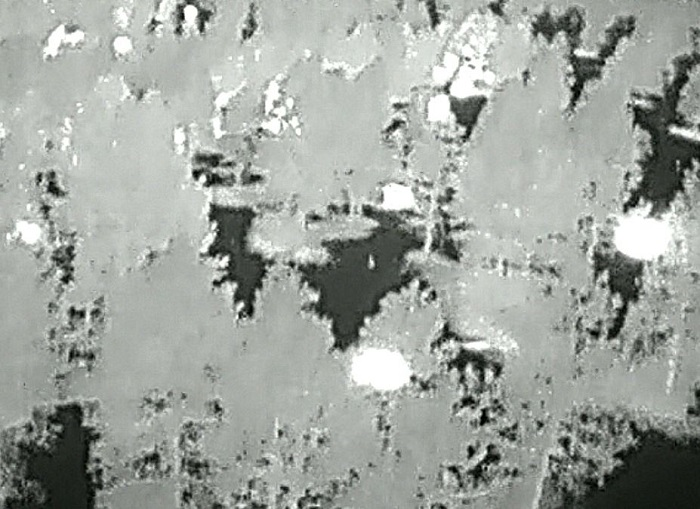
%> input picture Nature Inspired Image Segmentation/white.JPG, 700 x 509 px
$ octave white.m   (GNU Octave 9; MATLAB toolbox functions it lacks are replaced by stand-ins)
%> lines starting %> are read from the running program, lines starting %| are printed output that depends on the picture; in (x1, y1, x2, y2) boxes, pixels count from 0 and x2, y2 are one past the last pixel; in counts of white or black regions, pixels touching at a corner belong together; the program's own positions count from 1
### Nature Inspired Image Segmentation/bees.m
function [BestCost,x,f] = bees(img_gray, NS, itr, popl)

CostFunction=@(x,img_gray) contra(x,img_gray);    % Cost Function

nVar=NS;            % Number of Decision Variables
VarSize = [1 nVar];       % Decision Variables Matrix Size
VarMin = 0;             % Decision Variables Lower Bound
VarMax = 0.9;             % Decision Variables Upper Bound

%% Bees Algorithm Parameters
MaxIt = itr;          % Maximum Number of Iterations
nScoutBee = popl;                           % Number of Scout Bees
nSelectedSite = round(0.5*nScoutBee);     % Number of Selected Sites
nEliteSite = round(0.4*nSelectedSite);    % Number of Selected Elite Sites
nSelectedSiteBee = round(0.5*nScoutBee);  % Number of Recruited Bees for Selected Sites
nEliteSiteBee = 2*nSelectedSiteBee;       % Number of Recruited Bees for Elite Sites
r = 0.1*(VarMax-VarMin);	% Neighborhood Radius
rdamp = 0.95;             % Neighborhood Radius Damp Rate

%% Initialization
% Empty Bee Structure
empty_bee.Position = [];
empty_bee.Cost = [];

% Initialize Bees Array
bee = repmat(empty_bee, nScoutBee, 1);
% Create New Solutions
for i = 1:nScoutBee
bee(i).Position = unifrnd(VarMin, VarMax, VarSize);
bee(i).Cost = CostFunction(bee(i).Position,img_gray);
end
% Sort
[~, SortOrder] = sort([bee.Cost]);
bee = bee(SortOrder);
% Update Best Solution Ever Found
BestSol = bee(1);
% Array to Hold Best Cost Values
BestCost = zeros(MaxIt, 1);

%% Bees Algorithm Main Loop
for it = 1:MaxIt
% Elite Sites
for i = 1:nEliteSite
bestnewbee.Cost = inf;
for j = 1:nEliteSiteBee
newbee.Position = PerformBeeDance(bee(i).Position, r);
newbee.Cost = CostFunction(newbee.Position,img_gray);
if newbee.Cost<bestnewbee.Cost
bestnewbee = newbee;
end
end
if bestnewbee.Cost<bee(i).Cost
bee(i) = bestnewbee;
end
end
% Selected Non-Elite Sites
for i = nEliteSite+1:nSelectedSite
bestnewbee.Cost = inf;
for j = 1:nSelectedSiteBee
newbee.Position = PerformBeeDance(bee(i).Position, r);
newbee.Cost = CostFunction(newbee.Position,img_gray);
if newbee.Cost<bestnewbee.Cost
bestnewbee = newbee;
end
end
if bestnewbee.Cost<bee(i).Cost
bee(i) = bestnewbee;
end
end
% Non-Selected Sites
for i = nSelectedSite+1:nScoutBee
bee(i).Position = unifrnd(VarMin, VarMax, VarSize);
bee(i).Cost = CostFunction(bee(i).Position,img_gray);
end
% Sort
[~, SortOrder] = sort([bee.Cost]);
bee = bee(SortOrder);
% Update Best Solution Ever Found
BestSol = bee(1);
% Store Best Cost Ever Found
BestCost(it) = BestSol.Cost;
% Display Iteration Information
disp(['Iteration ' num2str(it) ': Best Cost = ' num2str(BestCost(it))]);
% Damp Neighborhood Radius
r = r*rdamp;
end

f= BestCost(end);
x= BestSol.Position;

end

### Nature Inspired Image Segmentation/contra.m

function result= contra(x,B);

bins=16;
[h d]=histeq(B,bins);
ps1=psnr(B,h);

if ps1 > 20
    res=d;
else
%     bins=bins*2;
    res=d;
end

result=res;
end

### Nature Inspired Image Segmentation/white.m

clear;
img=imread('white.jpg');
%> img is the input picture: size 509x700x3 uint8; mean R, G, B 159.5, 164.4, 158.5
org=img;
% Channels intensity adjustment
r = img(:, :, 1);g = img(:, :, 2);b = img(:, :, 3);
h1=imadjust(r);h2=imadjust(g);h3=imadjust(b);
%> after `h1=imadjust(r)`:
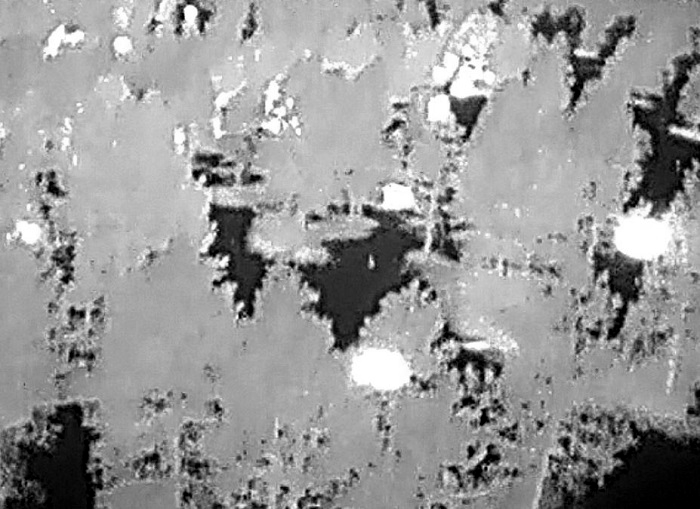
%> h1: size 509x700 uint8; min 0, max 255, mean 151
% Sharp
sharp1= imsharpen(h1,'Radius',2,'Amount',1);
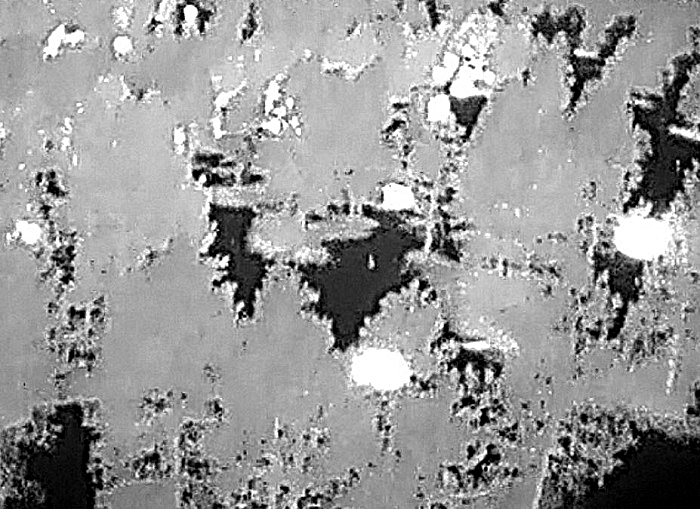
%> sharp1: size 509x700 uint8; min 0, max 255, mean 151.1
sharp2= imsharpen(h2,'Radius',2,'Amount',1);
sharp3= imsharpen(h3,'Radius',2,'Amount',1);
sharped=cat(3,sharp1,sharp2,sharp3);
% Denoise
denoise1 = medfilt2(sharp1,[3 3]);
denoise2 = medfilt2(sharp2,[3 3]);
denoise3 = medfilt2(sharp3,[3 3]);
denoised=cat(3,denoise1,denoise2,denoise3);

img=cat(3,h1,h2,h3);
gray=rgb2gray(img);
gray = medfilt2(gray,[3 3]);
% Pre-processing
sizimg=size(img);
%> sizimg = [509 700 3]
for i=1:sizimg(1,1)
for j=1:sizimg(1,2)
if r(i,j)>252 && g(i,j)>252 && b(i,j)252
fire(i,j)=1;
fire2(i,j)=1;
else
fire(i,j)=gray(i,j);
fire2(i,j)=0;
end;end;end;
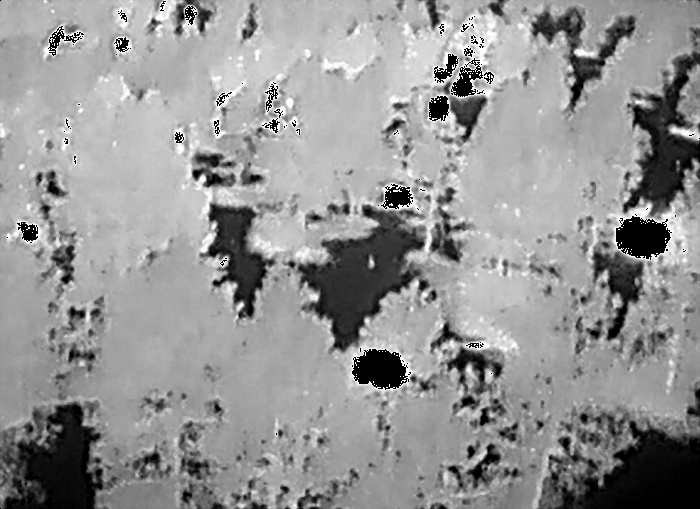
%> fire: size 509x700 uint8; min 0, max 255, mean 148.1
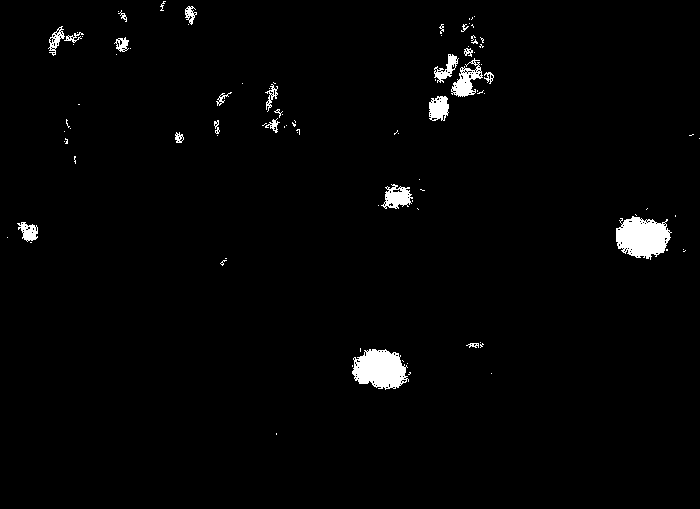
%> fire2: size 509x700 double; values 0 (black) and 1 (white), 1.9% white; 95 white regions (71 under 20 px), largest, box (x1, y1, x2, y2) and area: (616, 216, 672, 260) 1699, (352, 349, 409, 390) 1637, (451, 58, 483, 97) 542
binfire=imbinarize(fire);
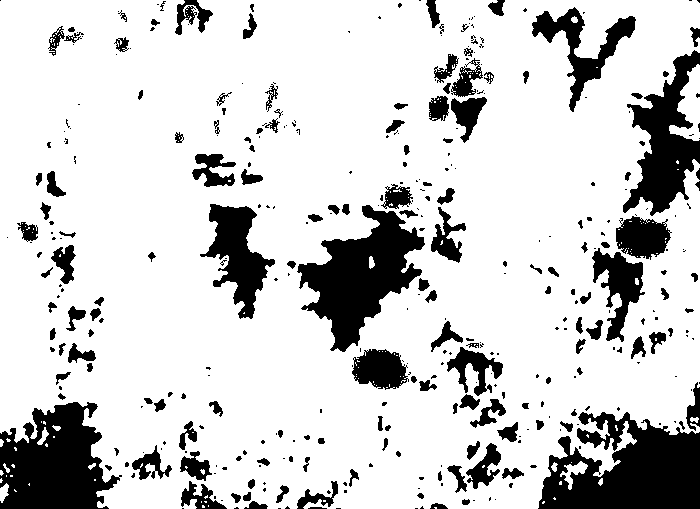
%> binfire: size 509x700 logical; 81.2% white; 379 black regions (223 under 20 px), largest, box (x1, y1, x2, y2) and area: (538, 412, 700, 509) 10754, (297, 205, 425, 352) 8740, (0, 402, 122, 509) 8703
%

%% Nature Inspired Part
NS= 5; % Number of segments
itr=100; % Number of iterations
popl=2; % Number of population
% Nature Inspired Segmentation
[Cost1,thresh1,variance1] = bees(gray, NS, itr, popl);
%> after the loop in bees, `for i = 1:nScoutBee`: bee = 2 items; Position: [0.76 0.682 0.379 0.233 0.46], [0.364 0.705 0.273 0.429 0.525]
%> in bees, `[~, SortOrder] = sort([bee.Cost]);`: SortOrder = 512 values, max 512 at index 512, min 1 at index 1, mean 256.5
%> the run ends on the next line
